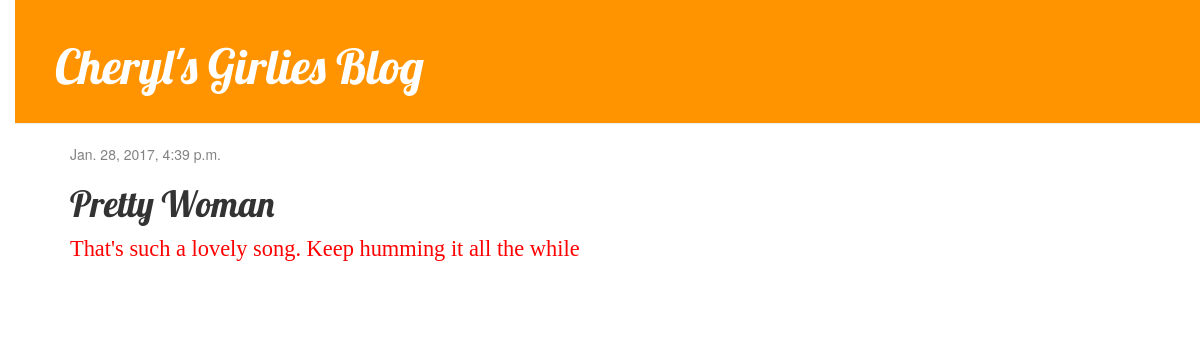
The app's page /post/4/ with its own data.
### blog/models.py (models this page shows, shortened)
class Post(models.Model):
    author = models.ForeignKey('auth.User')
    title = models.CharField(max_length = 200)
    text = models.TextField()
    created_date = models.DateTimeField(default = timezone.now)
    published_date = models.DateTimeField(blank = True, null = True)

### blog/views.py (the view)
# urls.py: url(r'^post/(?P<pk>\d+)/$', views.post_detail, name='post_detail'),
def post_detail(request, pk):
    post = get_object_or_404(Post, pk=pk)
    return render(request, 'blog/post_detail.html', {'post': post})

### blog/templates/blog/post_detail.html (shortened to what this page needs)
{% extends 'blog/base.html' %}
{% block content %}
    <div class="post">
        {% if post.published_date %}
            <div class="date">
                {{ post.published_date }}
            </div>
        {% endif %}
        <h1>{{ post.title }}</h1>
        <p>{{ post.text|linebreaksbr }}</p>
    </div>
{% endblock %}

### blog/static/css/blog.css (style rules this page uses)
body { padding-left: 15px; }
p { color: red; font-family: papyrus; font-size: 160%; }
h1, h2, h3, h4 { font-family: 'Lobster', cursive; }
.date { color: #828282; }
.post { margin-bottom: 70px; }

### records on screen
Post: published_date "Jan. 28, 2017, 4:39 p.m.", title "Pretty Woman", text "That's such a lovely song. Keep humming it all the while"
